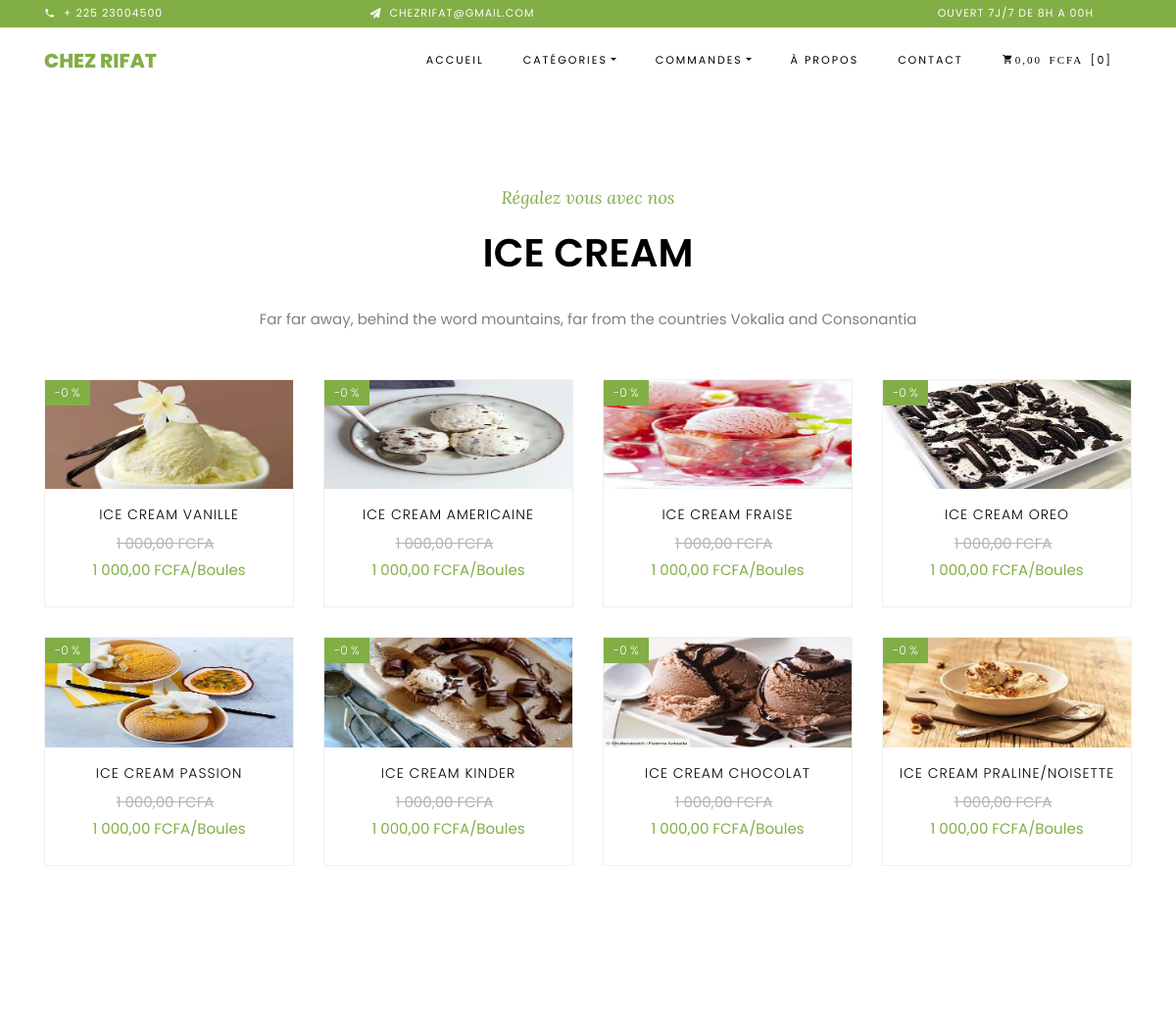
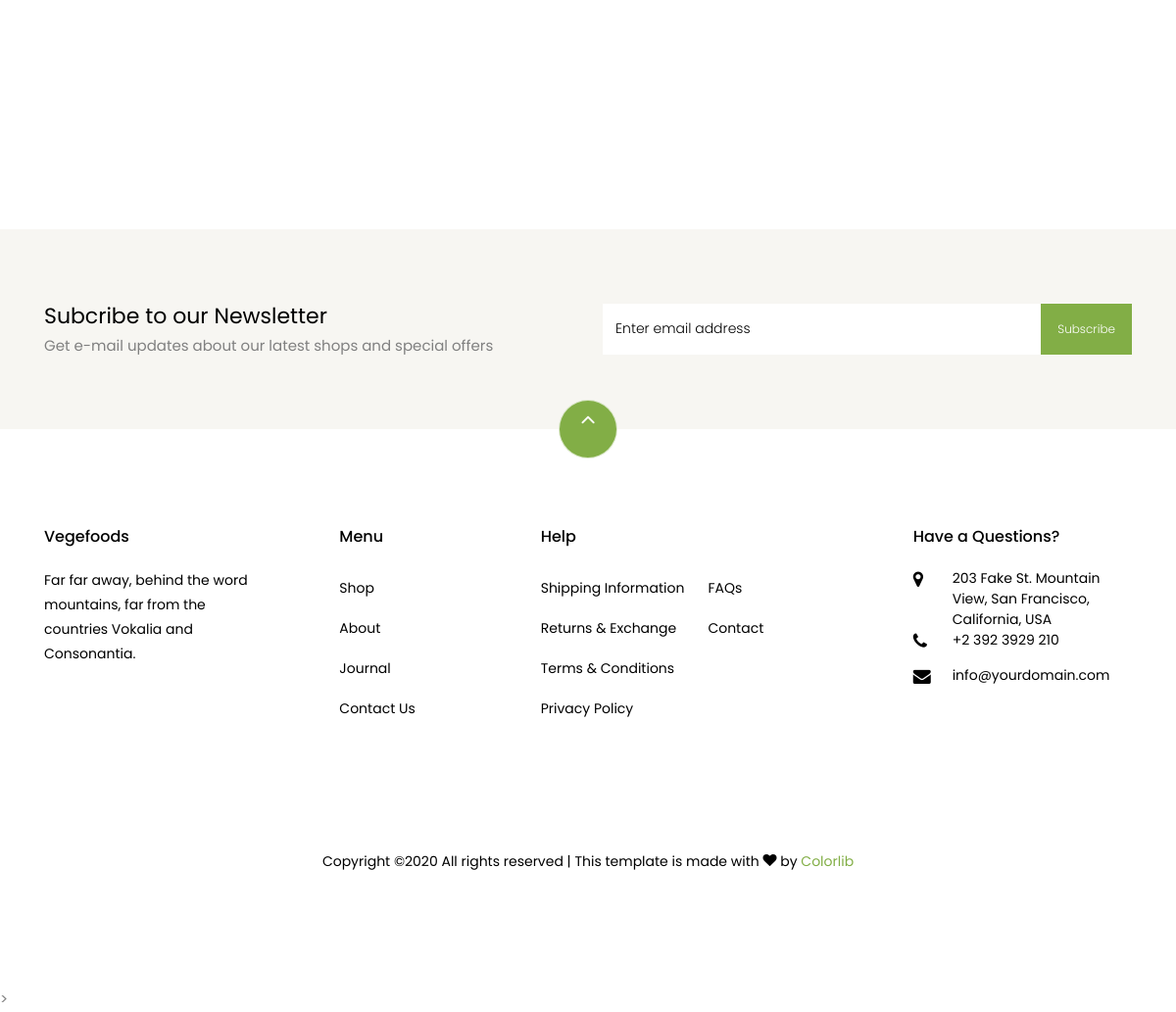
The page /ice_cream.php on the database its author committed (2 pictures, top to bottom).
### tables this page shows
CREATE TABLE `products` (
  `id` int(11) NOT NULL,
  `name` varchar(255) NOT NULL,
  `price` float NOT NULL DEFAULT '0',
  `remise` int(3) NOT NULL,
  `prix` float NOT NULL DEFAULT '0',
  `id_cmd` int(10) NOT NULL
);

### _header.php (called while the page is built)
<?php
require 'db.class.php';
require 'panier.class.php';
$DB=new DB();
$panier=new panier($DB);
?>

### panier.class.php (called while the page is built, shortened)
<?php
class panier{
	private $DB;
	public function __construct($DB){
		$this->DB=$DB;
	}
	public function count(){
		return array_sum($_SESSION['panier']);
	}
	public function total(){
		$total=0;
		$ids = array_keys($_SESSION['panier']);
        if(empty($ids)){
        $products=array();
        }else{
        $products = $this->DB->query('SELECT id,prix,remise FROM products WHERE id IN ('.implode(',',$ids).')');
}
		return $total;
	}
}

### db.class.php (called while the page is built, shortened)
<?php
class DB{
       private $host = 'localhost';
	   private $username = 'root';
	   private $password = 'root';
	   private $database = 'restaurant';
	   private $db;
	   public function __construct($host = null, $username = null, $password = null, $database=null){
	   	try{
	   	$this->db = new PDO('mysql:host='.$this->host.'; dbname='.$this->database, $this->username, $this->password, array(
	   		 PDO::MYSQL_ATTR_INIT_COMMAND=>'SET NAMES UTF8',
	         PDO::ATTR_ERRMODE=>PDO::ERRMODE_WARNING));
	    }catch(PDOException $e){
	   	    die($e->getMessage());
	   	die('<h1> Impossible de se connecter &agrave; la base de donn&eacute;es </h1>');
	   }
	   }
	   public function query($sql, $data = array()){
	  	$req =$this->db->prepare($sql);
        $req->execute($data);
        return $req->fetchall(PDO::FETCH_OBJ);
}
}

### ice_cream.php (the view, shortened to what this page needs)
<?php require 'header.php';?>
 <section class="ftco-section">
    	<div class="container">
				<div class="row justify-content-center mb-3 pb-3">
          <div class="col-md-12 heading-section text-center ftco-animate">
          	<span class="subheading">R&eacute;galez vous avec nos</span>
            <h2 class="mb-4">ICE CREAM</h2>
            <p>Far far away, behind the word mountains, far from the countries Vokalia and Consonantia</p>
          </div>
        </div>
    	</div>
    	<div class="container">
    		<div class="row">
    	<?php 	$products = $DB->query('SELECT * FROM products WHERE name like "%ICE CREAM%"'); ?>
    	<?php foreach ($products as $product): ?>
    	<div class="col-md-6 col-lg-3 ftco-animate">
    						<div class="product">
    					<a href="#" class="img-prod">
    <img class="img-fluid" src="img/<?= $product ->id; ?>.jpg" alt="Colorlib Template">
    						<span class="status"><?php echo"-"; ?><?= number_format($product->remise);echo" %";?></span>
    					</a>
    					<div class="text py-3 pb-4 px-3 text-center">
    						<h3> <?= $product->name; ?> </h3>
    						<div class="d-flex">
    							<div class="pricing">
		    						<p class="price"><span class="mr-2 price-dc"><?= number_format($product->prix,2,',',' ');echo" FCFA";?></span><br/>
		    							<span class="price-sale"><?=number_format($product->prix-($product->prix*$product->remise)/100,2,',',' ');echo" FCFA/Boules";?></span></p>
		    					</div>
	    					</div>
    					</div>
    				</div>
    			</div>
    				<?php endforeach ?>
    		</div>
    	</div>
    </section>
    		<section class="ftco-section ftco-no-pt ftco-no-pb py-5 bg-light">
      <div class="container py-4">
        <div class="row d-flex justify-content-center py-5">
          <div class="col-md-6">
          	<h2 style="font-size: 22px;" class="mb-0">Subcribe to our Newsletter</h2>
          	<span>Get e-mail updates about our latest shops and special offers</span>
          </div>
          <div class="col-md-6 d-flex align-items-center">
            <form action="#" class="subscribe-form">
              <div class="form-group d-flex">
                <input type="text" class="form-control" placeholder="Enter email address">
                <input type="submit" value="Subscribe" class="submit px-3">
              </div>
            </form>
          </div>
        </div>
      </div>
    </section>
    <footer class="ftco-footer ftco-section">
      <div class="container">
      	<div class="row">
      		<div class="mouse">
						<a href="#" class="mouse-icon">
							<div class="mouse-wheel"><span class="ion-ios-arrow-up"></span></div>
						</a>
					</div>
      	</div>
<?php require 'footer.php';?>

### header.php (shortened to what this page needs)
<?php
require '_header.php';
?>
<!DOCTYPE html>
<html lang="en">
  <head>
    <link rel="stylesheet" href="css/open-iconic-bootstrap.min.css">
    <link rel="stylesheet" href="css/animate.css">
    <link rel="stylesheet" href="css/owl.carousel.min.css">
    <link rel="stylesheet" href="css/owl.theme.default.min.css">
    <link rel="stylesheet" href="css/magnific-popup.css">
    <link rel="stylesheet" href="css/aos.css">
    <link rel="stylesheet" href="css/ionicons.min.css">
    <link rel="stylesheet" href="css/bootstrap-datepicker.css">
    <link rel="stylesheet" href="css/jquery.timepicker.css">
    <link rel="stylesheet" href="css/flaticon.css">
    <link rel="stylesheet" href="css/icomoon.css">
    <link rel="stylesheet" href="css/style.css">
  </head>
  <body class="goto-here">
		<div class="py-1 bg-primary">
    	<div class="container">
    		<div class="row no-gutters d-flex align-items-start align-items-center px-md-0">
	    		<div class="col-lg-12 d-block">
		    		<div class="row d-flex">
		    			<div class="col-md pr-4 d-flex topper align-items-center">
					    	<div class="icon mr-2 d-flex justify-content-center align-items-center"><span class="icon-phone2"></span></div>
						    <span class="text">+ 225 23004500</span>
					    </div>
					    <div class="col-md pr-4 d-flex topper align-items-center">
					    	<div class="icon mr-2 d-flex justify-content-center align-items-center"><span class="icon-paper-plane"></span></div>
						    <span class="text">chezrifat@gmail.com</span>
					    </div>
					    <div class="col-md-5 pr-4 d-flex topper align-items-center text-lg-right">
						    <span class="text">OUVERT 7J/7 DE 8H A 00H</span>
					    </div>
				    </div>
			    </div>
		    </div>
		  </div>
    </div>
    <nav class="navbar navbar-expand-lg navbar-dark ftco_navbar bg-dark ftco-navbar-light" id="ftco-navbar">
	    <div class="container">
	      <a class="navbar-brand" href="index.php">CHEZ RIFAT</a>
	      <div class="collapse navbar-collapse" id="ftco-nav">
	        <ul class="navbar-nav ml-auto">
	          <li class="nav-item active"><a href="index.php" class="nav-link">Accueil</a></li>
	          <li class="nav-item dropdown">
	          	<a class="nav-link dropdown-toggle" href="#" id="dropdown04" data-toggle="dropdown" aria-haspopup="true" aria-expanded="false">Cat&eacute;gories</a>
             </li>
            <li class="nav-item dropdown">
              <a class="nav-link dropdown-toggle" href="#" id="dropdown04" data-toggle="dropdown" aria-haspopup="true" aria-expanded="false">Commandes</a>
            </li>
	          <li class="nav-item"><a href="about.php" class="nav-link">&Agrave; propos</a></li>
	          <li class="nav-item"><a href="contact.php" class="nav-link">Contact</a></li>
	          <li class="nav-item cta cta-colored"><a href="panier.php" class="nav-link"><span class="icon-shopping_cart"><span id="total"><?=number_format($panier->total(),2,',',' '); ?> FCFA&nbsp;</span></span>[<span id="count"><?= $panier->count();?></span>]</a></li>
	        </ul>
	      </div>
	    </div>
	  </nav>

### footer.php (shortened to what this page needs)
<div class="row mb-5">
          <div class="col-md">
            <div class="ftco-footer-widget mb-4">
              <h2 class="ftco-heading-2">Vegefoods</h2>
              <p>Far far away, behind the word mountains, far from the countries Vokalia and Consonantia.</p>
              <ul class="ftco-footer-social list-unstyled float-md-left float-lft mt-5">
              </ul>
            </div>
          </div>
          <div class="col-md">
            <div class="ftco-footer-widget mb-4 ml-md-5">
              <h2 class="ftco-heading-2">Menu</h2>
              <ul class="list-unstyled">
                <li><a href="#" class="py-2 d-block">Shop</a></li>
                <li><a href="#" class="py-2 d-block">About</a></li>
                <li><a href="#" class="py-2 d-block">Journal</a></li>
                <li><a href="#" class="py-2 d-block">Contact Us</a></li>
              </ul>
            </div>
          </div>
          <div class="col-md-4">
             <div class="ftco-footer-widget mb-4">
              <h2 class="ftco-heading-2">Help</h2>
              <div class="d-flex">
	              <ul class="list-unstyled mr-l-5 pr-l-3 mr-4">
	                <li><a href="#" class="py-2 d-block">Shipping Information</a></li>
	                <li><a href="#" class="py-2 d-block">Returns &amp; Exchange</a></li>
	                <li><a href="#" class="py-2 d-block">Terms &amp; Conditions</a></li>
	                <li><a href="#" class="py-2 d-block">Privacy Policy</a></li>
	              </ul>
	              <ul class="list-unstyled">
	                <li><a href="#" class="py-2 d-block">FAQs</a></li>
	                <li><a href="#" class="py-2 d-block">Contact</a></li>
	              </ul>
	            </div>
            </div>
          </div>
          <div class="col-md">
            <div class="ftco-footer-widget mb-4">
            	<h2 class="ftco-heading-2">Have a Questions?</h2>
            	<div class="block-23 mb-3">
	              <ul>
	                <li><span class="icon icon-map-marker"></span><span class="text">203 Fake St. Mountain View, San Francisco, California, USA</span></li>
	                <li><a href="#"><span class="icon icon-phone"></span><span class="text">+2 392 3929 210</span></a></li>
	                <li><a href="#"><span class="icon icon-envelope"></span><span class="text">info@yourdomain.com</span></a></li>
	              </ul>
	            </div>
            </div>
          </div>
        </div>
        <div class="row">
          <div class="col-md-12 text-center">
            <p>
						  Copyright &copy;<script>document.write(new Date().getFullYear());</script> All rights reserved | This template is made with <i class="icon-heart color-danger" aria-hidden="true"></i> by <a href="https://colorlib.com" target="_blank">Colorlib</a>
						</p>
          </div>
        </div>
      </div>
    </footer>
<script type="text/javascript" src="js/app.js"></script>>
  </body>
</html>

### css/icomoon.css (style rules this page uses)
[class^="icon-"], [class*=" icon-"] { font-family: 'icomoon' !important; speak: none; font-style: normal; font-weight: normal; font-variant: normal; text-transform: none; line-height: 1; -webkit-font-smoothing: antialiased; -moz-osx-font-smoothing: grayscale; }
.icon-heart:before { content: "\f004"; }
.icon-map-marker:before { content: "\f041"; }
.icon-phone:before { content: "\f095"; }
.icon-envelope:before { content: "\f0e0"; }
.icon-paper-plane:before { content: "\f1d8"; }
.icon-phone2:before { content: "\e0cd"; }
.icon-shopping_cart:before { content: "\e8cc"; }

### rows shown on the page
products: shows a picture, remise "0", name "ICE CREAM VANILLE", prix "1 000,00", $product->prix-($product->prix*$product->remise)/100 "1…"
products: shows a picture, remise "0", name "ICE CREAM AMERICAINE", prix "1 000,00", $product->prix-($product->prix*$product->remise)/100 "1…"
products: shows a picture, remise "0", name "ICE CREAM FRAISE", prix "1 000,00", $product->prix-($product->prix*$product->remise)/100 "1…"
products: shows a picture, remise "0", name "ICE CREAM OREO", prix "1 000,00", $product->prix-($product->prix*$product->remise)/100 "1…"
products: shows a picture, remise "0", name "ICE CREAM PASSION", prix "1 000,00", $product->prix-($product->prix*$product->remise)/100 "1…"
products: shows a picture, remise "0", name "ICE CREAM KINDER", prix "1 000,00", $product->prix-($product->prix*$product->remise)/100 "1…"
products: shows a picture, remise "0", name "ICE CREAM CHOCOLAT", prix "1 000,00", $product->prix-($product->prix*$product->remise)/100 "1…"
products: shows a picture, remise "0", name "ICE CREAM PRALINE/NOISETTE", prix "1 000,00", $product->prix-($product->prix*$product->remise)/100 "1…"

### other values the page prints
$panier->total() "0,00"
$panier->count() "0"
